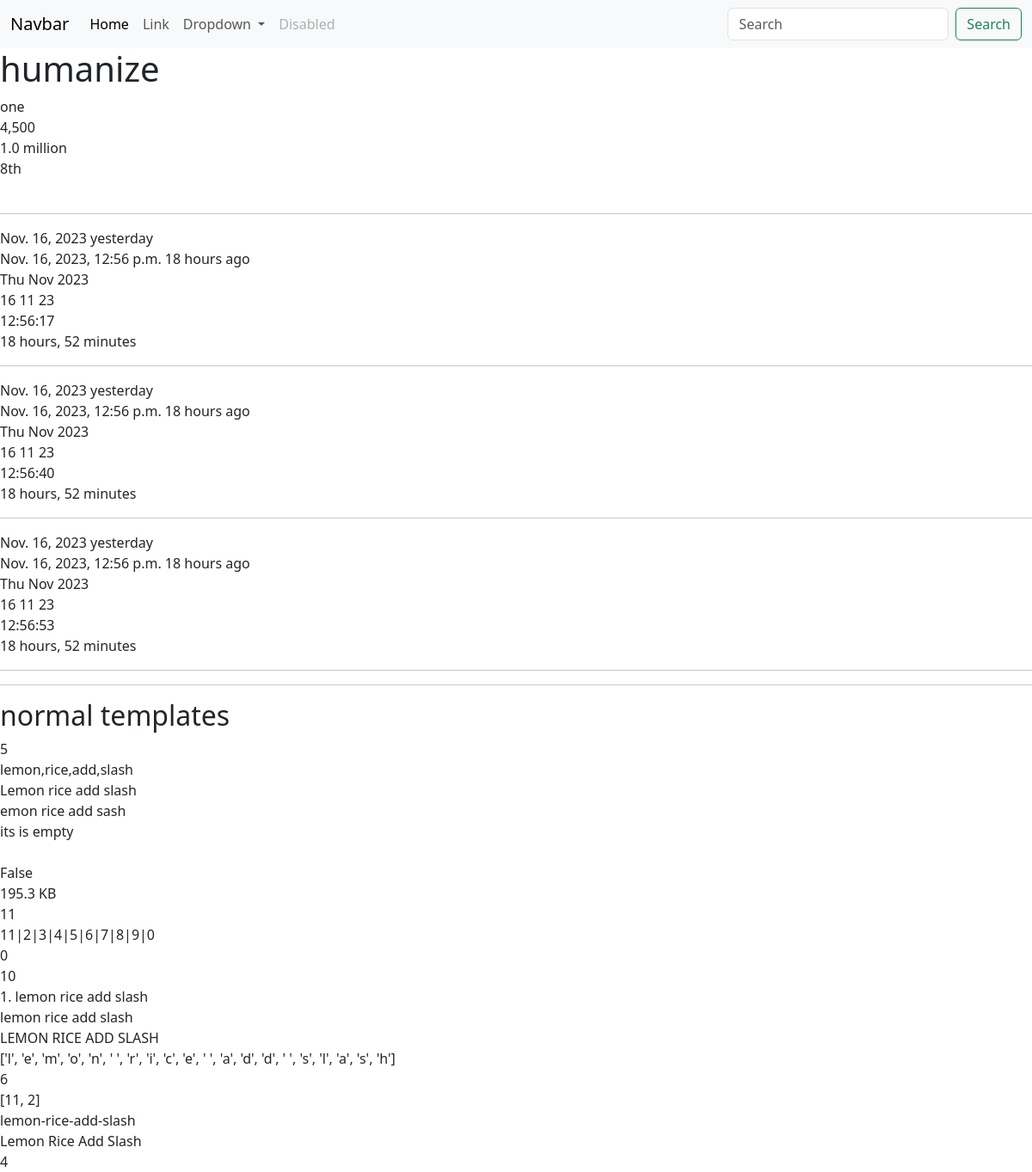
The page / on the database its author committed.
### filters/models.py (models this page shows)
class date_of(models.Model):
    date1=models.DateField(auto_now=True)
    date2=models.DateTimeField(auto_now_add=True)

### filters/views.py (the view)
# urls.py: 2. Add a URL to urlpatterns:  path('', views.home, name='home')
def home(request):
    humanize_data={
        'num1':1,
        'num2':4500,
        'num3':1000000,
        'num4':'16-Nov-2023',
        'num5':'16-Nov-2023 16:30:00',
        'num6':8
    }
    data2={
        'num1':"lemon rice add slash",
        'num':"lemon,rice,add,slash",
        'num2':'lemon',
        'num3':"",
        'dict':{'lemon':1,'rice':2,'tej':0},
        'div':[11,2,3,4,5,6,7,8,9,0],
        'size':200023,
    }
    data=date_of.objects.all()
    return render(request,'index.html',{'humanize_data':humanize_data,'data':data,'data2':data2})

### templates/index.html
{% extends "base.html" %}
{% block start %}
<h1>humanize</h1>
{% load humanize %}
{{humanize_data.num1|apnumber}}                 <br>
{{humanize_data.num2|intcomma}}                 <br>
{{humanize_data.num3|intword}}                  <br>
{{humanize_data.num6|ordinal}}                  <br>
<br><hr>
{% for i  in data %}
    {{i.date1}}  {{i.date1|naturalday}} <br>
    {{i.date2}}  {{i.date2|naturaltime}}    <br>
    {{i.date1|date:'D M Y'}}     <br>
    {{i.date1|date:'d m y'}}       <br>
    {{i.date2|time:'h:i:s'}}       <br>
    {{i.date2|timesince}}       <br>
    <hr>
{% endfor %}
<hr>
<h2>normal templates</h2>
   {{humanize_data.num1|add:'4'}} <br>
   {{data2.num|addslashes}}      <br>
     {{data2.num1|capfirst}}     <br>
    {{data2.num1|cut:"l"}}          <br>
    {{data2.num3|default:"its is empty"}}         <br>
    {{data2.dict | dictsort:'keys'}}          <br>
    {{data2.size|divisibleby:2}}          <br>
    {{data2.size|filesizeformat}}          <br>
    {{data2.div|first}}          <br>
    {{data2.div|join:'|'}}          <br>
    {{data2.div|last}}          <br>
    {{data2.div|length}}          <br>
    {{data2.num1|linenumbers}}          <br>
    {{data2.num1|lower}}          <br>
     {{data2.num1|upper}}          <br>
      {{data2.num1|make_list}}          <br>
    {{data2.div|random}}          <br>
    {{data2.div|slice:"2"}}          <br>
    {{data2.num1|slugify}}          <br>
    {{data2.num1|title}}          <br>
    {{data2.num1|wordcount}}          <br>
{% endblock start %}

### templates/base.html (shortened to what this page needs)
<!DOCTYPE html>
<html lang="en">
<head>
    <link href="https://cdn.jsdelivr.net/npm/bootstrap@5.3.2/dist/css/bootstrap.min.css" rel="stylesheet">
</head>
<body>
    <nav class="navbar navbar-expand-lg navbar-light bg-light">
        <div class="container-fluid">
          <a class="navbar-brand" href="#">Navbar</a>
          <div class="collapse navbar-collapse" id="navbarSupportedContent">
            <ul class="navbar-nav me-auto mb-2 mb-lg-0">
              <li class="nav-item">
                <a class="nav-link active" aria-current="page" href="#">Home</a>
              </li>
              <li class="nav-item">
                <a class="nav-link" href="#">Link</a>
              </li>
              <li class="nav-item dropdown">
                <a class="nav-link dropdown-toggle" href="#" id="navbarDropdown" role="button" data-bs-toggle="dropdown" aria-expanded="false">
                  Dropdown
                </a>
              </li>
              <li class="nav-item">
                <a class="nav-link disabled" href="#" tabindex="-1" aria-disabled="true">Disabled</a>
              </li>
            </ul>
            <form class="d-flex">
              <input class="form-control me-2" type="search" placeholder="Search" aria-label="Search">
              <button class="btn btn-outline-success" type="submit">Search</button>
            </form>
          </div>
        </div>
      </nav>
      {% block start %}{% endblock start %}
</body>
</html>

### rows shown on the page
date_of: date1 "Nov. 16, 2023", date1 "yesterday", date2 "Nov. 16, 2023, 12:56 p.m.", date2 "18 hours ago", date1 "Thu Nov 2023", date1 "16 11 23", date2 "12:56:17", date2 "18 hours, 52 minutes"
date_of: date1 "Nov. 16, 2023", date1 "yesterday", date2 "Nov. 16, 2023, 12:56 p.m.", date2 "18 hours ago", date1 "Thu Nov 2023", date1 "16 11 23", date2 "12:56:40", date2 "18 hours, 52 minutes"
date_of: date1 "Nov. 16, 2023", date1 "yesterday", date2 "Nov. 16, 2023, 12:56 p.m.", date2 "18 hours ago", date1 "Thu Nov 2023", date1 "16 11 23", date2 "12:56:53", date2 "18 hours, 52 minutes"

### other values the page prints
{{ humanize_data.num1|apnumber }} "one"
{{ humanize_data.num2|intcomma }} "4,500"
{{ humanize_data.num3|intword }} "1.0 million"
{{ humanize_data.num6|ordinal }} "8th"
{{ humanize_data.num1|add:'4' }} "5"
{{ data2.num|addslashes }} "lemon,rice,add,slash"
{{ data2.num1|capfirst }} "Lemon rice add slash"
{{ data2.num1|cut:"l" }} "emon rice add sash"
{{ data2.num3|default:"its is empty" }} "its is empty"
{{ data2.size|divisibleby:2 }} "False"
{{ data2.size|filesizeformat }} "195.3 KB"
{{ data2.div|first }} "11"
{{ data2.div|join:'|' }} "11|2|3|4|5|6|7|8|9|0"
{{ data2.div|last }} "0"
{{ data2.div|length }} "10"
